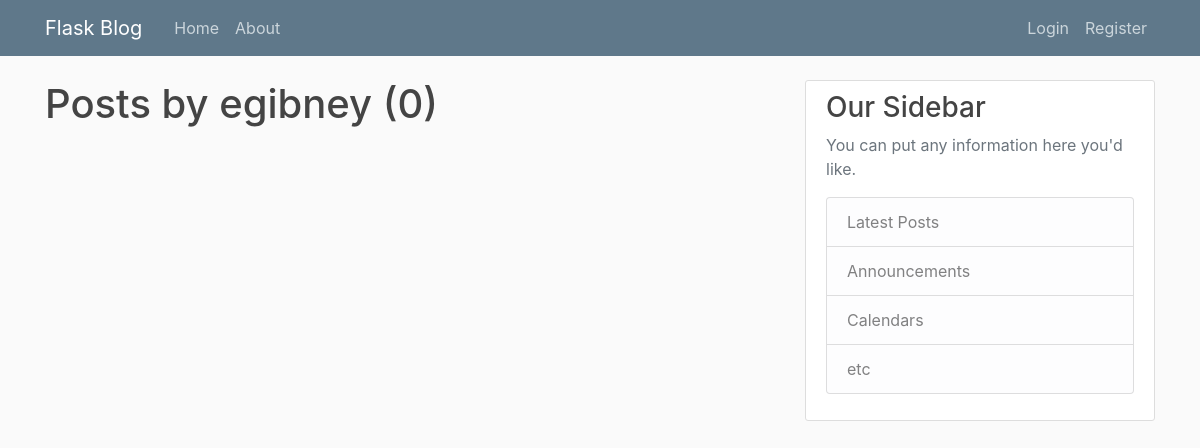
The app's page /user/egibney, older data.
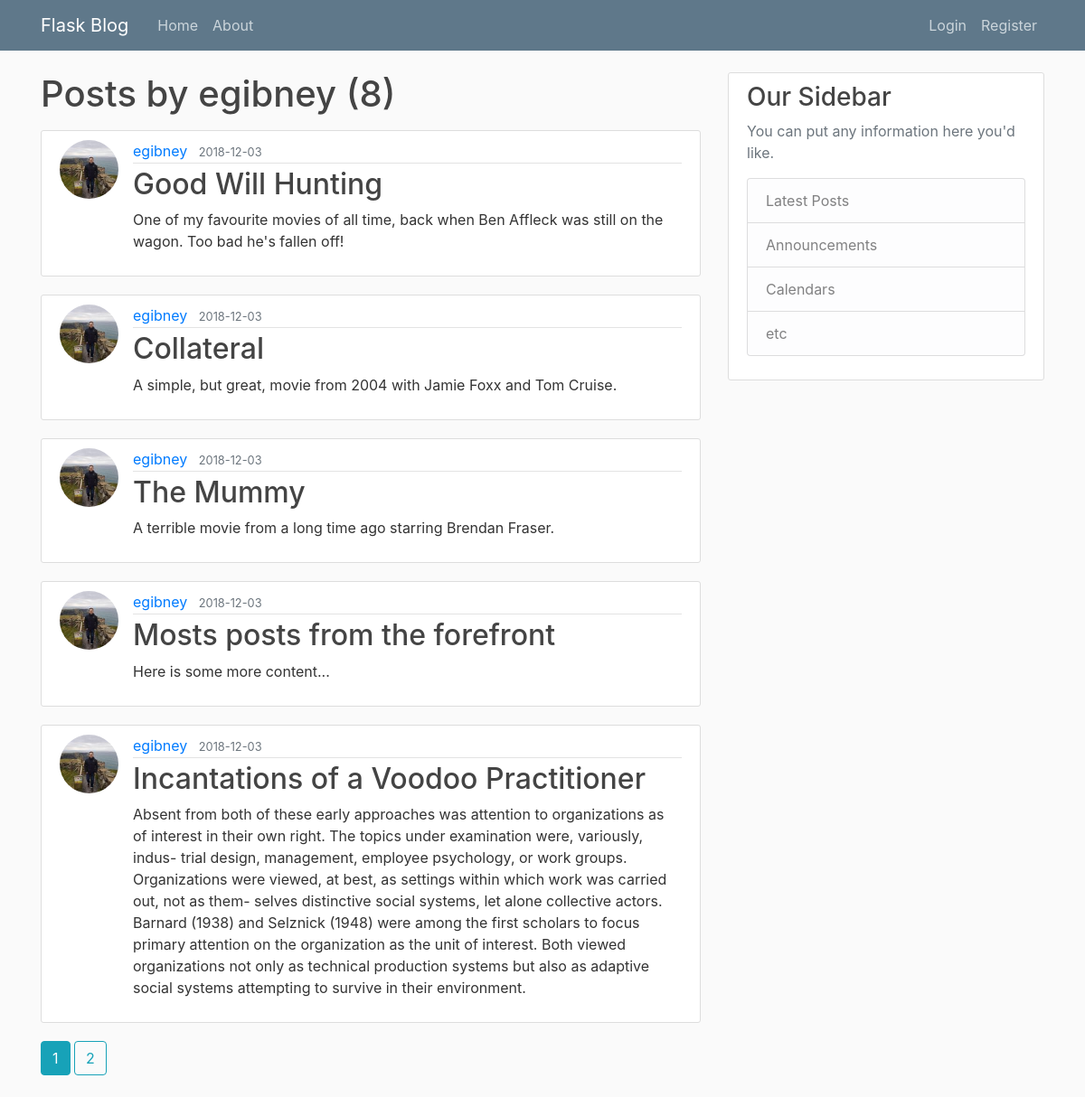
The same page, newer data.
### flaskblog/models.py (models this page shows, shortened)
class User(db.Model, UserMixin):
    id = db.Column(db.Integer, primary_key=True)
    username = db.Column(db.String(20), unique=True, nullable=False)
    email = db.Column(db.String(120), unique=True, nullable=False)
    image_file = db.Column(db.String(20), nullable=False, default='default.jpg')
    password = db.Column(db.String(60), nullable=False)
    posts = db.relationship('Post', backref='author', lazy=True)

class Post(db.Model):
    id = db.Column(db.Integer, primary_key=True)
    title = db.Column(db.String(100), nullable=False)
    date_posted = db.Column(db.DateTime, nullable=False, default=datetime.utcnow)
    content = db.Column(db.Text, nullable=False)
    user_id = db.Column(db.Integer, db.ForeignKey('user.id'), nullable=False)
    comments = db.relationship('Comment', backref='commented_post', lazy=True)

### flaskblog/users/routes.py (the view)
@users.route("/user/<string:username>")
def user_posts(username):
    page = request.args.get('page', 1, type=int)
    user = User.query.filter_by(username=username).first_or_404()
    posts = Post.query.filter_by(author=user)\
        .order_by(Post.date_posted.desc())\
        .paginate(page=page, per_page=5)
    return render_template('user_posts.html', posts=posts, user=user)

### flaskblog/templates/user_posts.html
{% extends "layout.html" %}
{% block content %}
  <h1 class="mb-3">Posts by {{ user.username }} ({{ posts.total }})</h1>
  {% for post in posts.items %}
    <article class="media content-section">
      <img class="rounded-circle article-img" src="{{ url_for('static', filename='profile_pics/' + post.author.image_file) }}">
      <div class="media-body">
        <div class="article-metadata">
          <a class="mr-2" href="{{ url_for('users.user_posts',username=post.author.username) }}">{{ post.author.username }}</a>
          <small class="text-muted">{{ post.date_posted.strftime('%Y-%m-%d') }}</small>
        </div>
        <h2><a class="article-title" href="{{ url_for('posts.post', post_id=post.id) }}">{{ post.title }}</a></h2>
        <p class="article-content">{{ post.content }}</p>
      </div>
    </article>
  {% endfor %}
  {% for page_num in posts.iter_pages(left_edge=1, right_edge=1, left_current=1, right_current=2) %}
    {% if page_num %}
      {% if posts.page == page_num %}
        <a class="btn btn-info mb-4" href="{{ url_for('users.user_posts', username=user.username, page=page_num) }}">{{ page_num }}</a>
      {% else %}
        <a class="btn btn-outline-info mb-4" href="{{ url_for('users.user_posts', username=user.username, page=page_num) }}">{{ page_num }}</a>
      {% endif %}
    {% else %}
        ...
    {% endif %}
  {% endfor %}
{% endblock %}

### flaskblog/templates/layout.html (shortened to what this page needs)
<!DOCTYPE html>
<html lang="en" dir="ltr">
  <head>
    <link rel="stylesheet" href="https://maxcdn.bootstrapcdn.com/bootstrap/4.0.0/css/bootstrap.min.css">
    <link rel="stylesheet" type="text/css" href="{{ url_for('static', filename='main.css') }}">
  </head>
  <body>
    <header class="site-header">
      <nav class="navbar navbar-expand-md navbar-dark bg-steel fixed-top">
        <div class="container">
          <a class="navbar-brand mr-4" href="/">Flask Blog</a>
          <div class="collapse navbar-collapse" id="navbarToggle">
            <div class="navbar-nav mr-auto">
              <a class="nav-item nav-link" href="{{ url_for('main.home') }}">Home</a>
              <a class="nav-item nav-link" href="{{ url_for('main.about') }}">About</a>
            </div>
            <div class="navbar-nav">
              {% if current_user.is_authenticated %}
                <a class="nav-item nav-link" href="{{ url_for('posts.new_post') }}">New Post</a>
                <a class="nav-item nav-link" href="{{ url_for('users.account') }}">Account</a>
                <a class="nav-item nav-link" href="{{ url_for('users.logout') }}">Logout</a>
              {% else %}
                <a class="nav-item nav-link" href="{{ url_for('users.login') }}">Login</a>
                <a class="nav-item nav-link" href="{{ url_for('users.register') }}">Register</a>
              {% endif %}
            </div>
          </div>
        </div>
      </nav>
    </header>
    <main role="main" class="container">
      <div class="row">
        <div class="col-md-8">
          {% block content %}{% endblock %}
        </div>
        <div class="col-md-4">
          <div class="content-section">
            <h3>Our Sidebar</h3>
            <p class='text-muted'>You can put any information here you'd like.
              <ul class="list-group">
                <li class="list-group-item list-group-item-light">Latest Posts</li>
                <li class="list-group-item list-group-item-light">Announcements</li>
                <li class="list-group-item list-group-item-light">Calendars</li>
                <li class="list-group-item list-group-item-light">etc</li>
              </ul>
            </p>
          </div>
        </div>
      </div>
    </main>
  </body>
</html>

### flaskblog/static/main.css (style rules this page uses)
body { background: #fafafa; color: #333333; margin-top: 5rem; }
h1, h2, h3, h4, h5, h6 { color: #444444; }
.bg-steel { background-color: #5f788a; }
.site-header .navbar-nav .nav-link { color: #cbd5db; }
.content-section { background: #ffffff; padding: 10px 20px; border: 1px solid #dddddd; border-radius: 3px; margin-bottom: 20px; }
.article-title { color: #444444; }
.article-content { white-space: pre-line; }
.article-img { height: 65px; width: 65px; margin-right: 16px; }
.article-metadata { padding-bottom: 1px; margin-bottom: 4px; border-bottom: 1px solid #e3e3e3 }

Row changes from the older to the newer data that the page shows:
added Post: image_file (picture), author.username "egibney", date_posted "2018-12-03", title "Good Will Hunting", content "One of my favourite movies of all time, back when Ben Affleck was still on the wagon. Too bad he's fallen off!"
added Post: image_file (picture), author.username "egibney", date_posted "2018-12-03", title "Collateral", content "A simple, but great, movie from 2004 with Jamie Foxx and Tom Cruise."
added Post: image_file (picture), author.username "egibney", date_posted "2018-12-03", title "The Mummy", content "A terrible movie from a long time ago starring Brendan Fraser."
added Post: image_file (picture), author.username "egibney", date_posted "2018-12-03", title "Mosts posts from the forefront", content "Here is some more content..."
added Post: image_file (picture), author.username "egibney", date_posted "2018-12-03", title "Incantations of a Voodoo Practitioner", content "Absent from both of these early approaches was attention to organizations as of interest in their own right. The topics under examination were, variously, indus- trial design, management, employee psychology, or work groups. Organizations were viewed, at best, as settings within which work was carried out, not as them- selves distinctive social systems, let alone collective actors. Barnard (1938) and Selznick (1948) were among the first scholars to focus primary attention on the organization as the unit of interest. Both viewed organizations not only as technical production systems but also as adaptive social systems attempting to survive in their environment."
Text that changed along with them:
{{ posts.total }}: "0" → "8"
new list line: "1"
new list line: "2"
